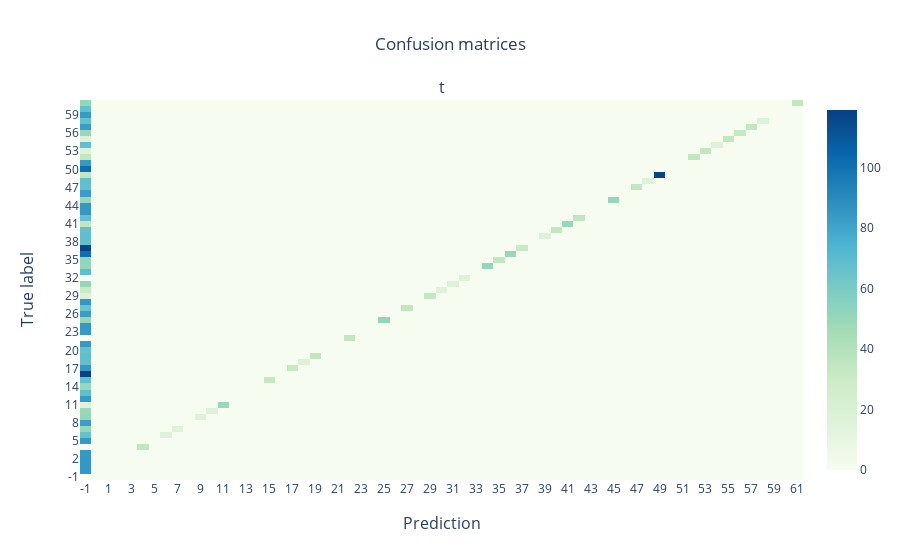

This figure's notebook cell:
### Code cell
# Visualize confusion matrices

from sklearn.metrics import confusion_matrix
from plotly.subplots import make_subplots
cm_test = confusion_matrix(true_labels, pred_labels)

fig = make_subplots(rows = 1, cols = 1, subplot_titles = ("test"), 
                    x_title = 'Prediction', y_title = 'True label')
fig.update_layout(
        title = go.layout.Title(text = "Confusion matrices", x = 0.5))
#fig.update_yaxes(autorange='reversed')

fig.add_trace(
    go.Heatmap(
        name = 'test',
        x = [str(i-1) for i in range(63) ], 
        y = [str(i-1) for i in range(63)], 
        z = cm_test,
        colorscale = 'gnbu',
        zmin = 0,
        zmax = cm_test.max()
    ),
    row = 1,
    col = 1
)

### Figure 1 — Plotly figure (JSON) as saved in the notebook; plotly's stock layout.template omitted (floating-point values rounded to 4 significant figures; data arrays with more than 128 entries replaced by an {"elided": "..."} marker saying what was removed)
{"data": [{"colorscale": [[0, "rgb(247,252,240)"], [0.125, "rgb(224,243,219)"], [0.25, "rgb(204,235,197)"], [0.375, "rgb(168,221,181)"], [0.5, "rgb(123,204,196)"], [0.625, "rgb(78,179,211)"], [0.75, "rgb(43,140,190)"], [0.875, "rgb(8,104,172)"], [1, "rgb(8,64,129)"]], "name": "test", "type": "heatmap", "x": ["-1", "0", "1", "2", "3", "4", "5", "6", "7", "8", "9", "10", "11", "12", "13", "14", "15", "16", "17", "18", "19", "20", "21", "22", "23", "24", "25", "26", "27", "28", "29", "30", "31", "32", "33", "34", "35", "36", "37", "38", "39", "40", "41", "42", "43", "44", "45", "46", "47", "48", "49", "50", "51", "52", "53", "54", "55", "56", "57", "58", "59", "60", "61"], "xaxis": "x", "y": ["-1", "0", "1", "2", "3", "4", "5", "6", "7", "8", "9", "10", "11", "12", "13", "14", "15", "16", "17", "18", "19", "20", "21", "22", "23", "24", "25", "26", "27", "28", "29", "30", "31", "32", "33", "34", "35", "36", "37", "38", "39", "40", "41", "42", "43", "44", "45", "46", "47", "48", "49", "50", "51", "52", "53", "54", "55", "56", "57", "58", "59", "60", "61"], "yaxis": "y", "z": {"elided": "63x63 int values"}, "zmax": 119, "zmin": 0}], "layout": {"annotations": [{"font": {"size": 16}, "showarrow": false, "text": "t", "x": 0.5, "xanchor": "center", "xref": "paper", "y": 1, "yanchor": "bottom", "yref": "paper"}, {"font": {"size": 16}, "showarrow": false, "text": "Prediction", "x": 0.5, "xanchor": "center", "xref": "paper", "y": 0, "yanchor": "top", "yref": "paper", "yshift": -30}, {"font": {"size": 16}, "showarrow": false, "text": "True label", "textangle": -90, "x": 0, "xanchor": "right", "xref": "paper", "xshift": -40, "y": 0.5, "yanchor": "middle", "yref": "paper"}], "title": {"text": "Confusion matrices", "x": 0.5}, "xaxis": {"anchor": "y", "domain": [0, 1]}, "yaxis": {"anchor": "x", "domain": [0, 1]}}}
